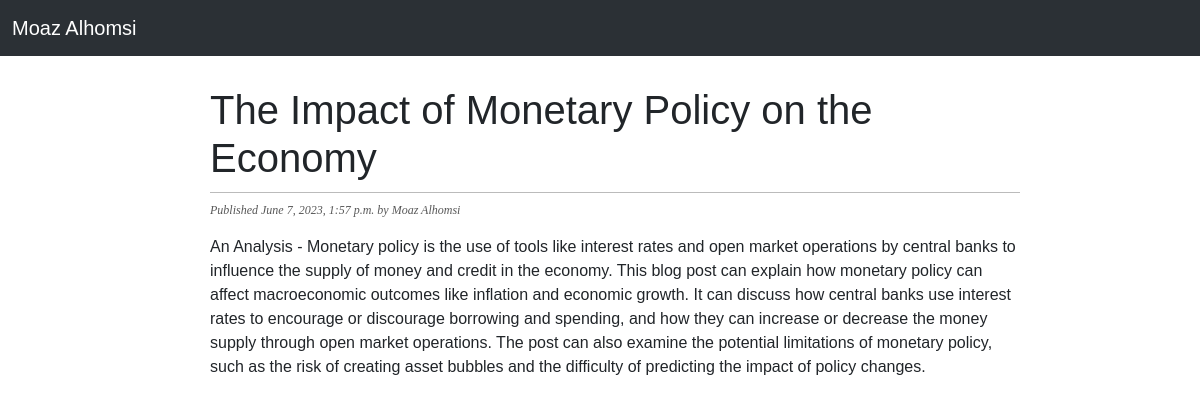
Screenshot of /2023/6/7/the-impact-of-monetary-policy-on-the-economy/ with the database file from the repository.
### blog/models.py (models this page shows, shortened)
class Post(models.Model):
    class Status(models.TextChoices):
        DRAFT = 'DF', 'Draft'
        PUBLISHED = 'PB', 'Published'
    title = models.CharField(max_length=250)
    slug = models.SlugField(max_length=250)
    author = models.ForeignKey(User,
                               on_delete=models.CASCADE,
                               related_name='blog_posts')
    body = models.TextField()
    publish = models.DateTimeField(default=timezone.now)
    created = models.DateTimeField(auto_now_add=True)
    updated = models.DateTimeField(auto_now=True)
    status = models.CharField(max_length=2,
                              choices=Status.choices,
                              default = Status.DRAFT)
    objects = models.Manager()
    published = PublishedManager()

### blog/views.py (the view)
# urls.py: path('<int:year>/<int:month>/<int:day>/<slug:post>/', views.post_detail, name='post_detail')
def post_detail(request, year, month, day, post):
    post = get_object_or_404(Post, publish__year= year, publish__month=month, publish__day=day, slug=post, status = Post.Status.PUBLISHED)
    return render(request,'blog/post/detail.html', {'post':post})

### blog/templates/blog/post/detail.html (shortened to what this page needs)
{% extends 'blog/base.html' %}
{%block content%}
<h1>{{post.title}}</h1>
<p class="date">
    Published {{post.publish}} by Moaz Alhomsi
</p>
{{post.body|linebreaks}}
<div class="row">
</div>
{%endblock%}

### blog/static/css/blog.css (style rules this page uses)
body { margin: 0; padding: 0; font-family: helvetica, sans-serif; }
h1 { font-weight: normal; border-bottom: 1px solid #bbb; padding: 0 0 10px 0; }
.row { display: flex; justify-content: center; align-items: center; height: 100vh; }
p.date { color: #585858; font-family: georgia, serif; font-size: 12px; font-style: italic; }

### rows the page displays
Post: title "The Impact of Monetary Policy on the Economy", publish "June 7, 2023, 1:57 p.m.", body "An Analysis - Monetary policy is the use of tools like interest rates and open market operations by central banks to influence the supply of money and credit in the economy. This blog post can explain how monetary policy can affect macroeconomic outcomes like inflation and economic growth. It can discuss how central banks use interest rates to encourage or discourage borrowing and spending, and how they can increase or decrease the money supply through open market operations. The post can also examine the potential limitations of monetary policy, such as the risk of creating asset bubbles and the difficulty of predicting the impact of policy changes."
